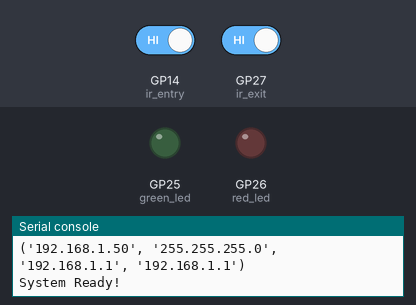
This program was run on a simulated Raspberry Pi Pico running MicroPython. Parts: output pins drawn as LEDs (lit = HIGH), the last lines printed to the serial console. The inputs (shaded band) are chosen by the test bench; at power-on: GP14 (ir_entry) HIGH, GP27 (ir_exit) HIGH. WiFi joins after 1.5 s; requests to the public web service named in the program get a made-up reply in its usual format after 0.4 s (London, UTC, broken clouds, 64 % humidity, 1013 hPa unless stated).

Above: at 3.2 s.
3.3 s: GP14 (ir_entry) driven LOW
At 4.3 s:
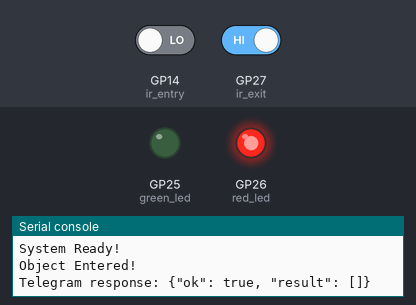
4.8 s: GP27 (ir_exit) driven LOW
At 5.5 s:
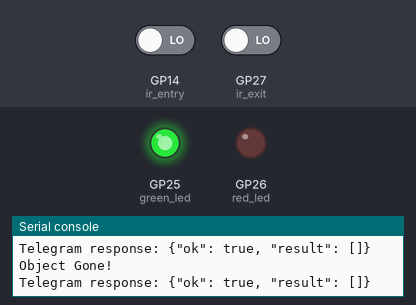
7.8 s: GP14 (ir_entry) driven HIGH
At 10.8 s:
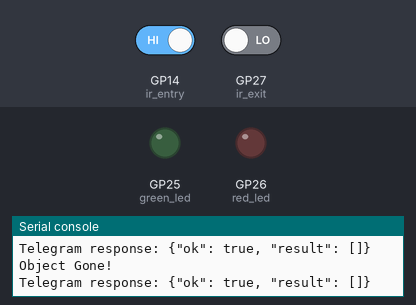
Timing chart, 0 to 12.3 s (numbered marks = the images above; inputs shaded):
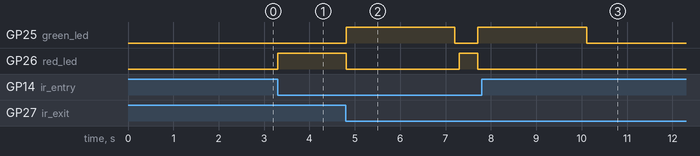

The program:

main.py
```python
import network
import urequests
import machine
import time

# ─── WiFi ─────────────────────────────────────────────
SSID     = "kritish"
PASSWORD = "iot"

wifi = network.WLAN(network.STA_IF)
wifi.active(True)
wifi.connect(SSID, PASSWORD)
print("Connecting to WiFi...")
while not wifi.isconnected():
    time.sleep(1)
print("WiFi Connected!")
print(wifi.ifconfig())

# ─── Telegram ─────────────────────────────────────────
BOT_TOKEN = ""
CHAT_ID   = 54  # int only, no quotes

def send_telegram(msg):
    msg_encoded = msg.replace(" ", "%20").replace("\n", "%0A")
    url = (
        "https://api.telegram.org/bot"
        + BOT_TOKEN
        + "/sendMessage?chat_id="
        + str(CHAT_ID)
        + "&text="
        + msg_encoded
    )
    try:
        r = urequests.get(url)
        print("Telegram response:", r.text[:60])
        r.close()
    except Exception as e:
        print("Telegram error:", e)

# ─── Pins ─────────────────────────────────────────────
ir_entry  = machine.Pin(14, machine.Pin.IN)   # Entry IR
ir_exit   = machine.Pin(27, machine.Pin.IN)   # Exit IR
red_led   = machine.Pin(26, machine.Pin.OUT)  # Red LED
green_led = machine.Pin(25, machine.Pin.OUT)  # Green LED

red_led.value(0)
green_led.value(0)

print("System Ready!")

# ─── Main Loop ────────────────────────────────────────
entry_triggered = False
exit_triggered  = False

while True:
    entry_val = ir_entry.value()
    exit_val  = ir_exit.value()

    # Entry IR blocked
    if entry_val == 0 and not entry_triggered:
        entry_triggered = True
        exit_triggered  = False
        red_led.value(1)    # Red ON - object inside
        green_led.value(0)
        print("Object Entered!")
        send_telegram("Object Entered!")

    # Exit IR blocked
    if exit_val == 0 and not exit_triggered and entry_triggered:
        exit_triggered  = True
        entry_triggered = False
        red_led.value(0)    # Red OFF
        green_led.value(1)  # Green ON - object gone
        print("Object Gone!")
        send_telegram("Object Gone!")
        time.sleep(2)       # Green stays for 2 sec
        green_led.value(0)

    time.sleep(0.1)
```

Measured:
- after the input at 3.3 s, GP26 (red_led): LOW → HIGH at once
- after the input at 4.8 s, GP25 (green_led): LOW → HIGH at once, → LOW 2.4 s later, → HIGH 0.50 s later; GP26 (red_led): HIGH → LOW at once, → HIGH 2.5 s later, → LOW 0.40 s later
- after the input at 7.8 s, GP25 (green_led): goes on until 10.1 s, then stays LOW; GP26 (red_led): stops changing and stays LOW
